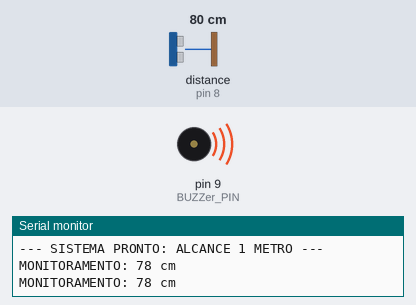
Simulated run of this sketch. Board: Arduino Uno, built with avr-gcc and run on an emulated ATmega328P. On the bench: buzzer (waves = sounding, pin HIGH), the last lines printed to the serial monitor. Wiring (inferred from the names in the program): ultrasonic range finder: trigger pin 7; echo pin 8. The test bench sets the inputs (shaded band); at power-on: distance to the obstacle (sensor on pin 8) 80 cm. The echo pulse lasts 58.3 µs per cm; pins used as bus, display or sensor lines are not drawn.

Above: at 1.11 s.
1.6 s: distance to the obstacle (sensor on pin 8) set to 24 cm
At 2.09 s:
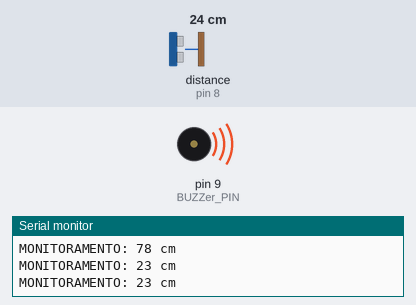
4.7 s: distance to the obstacle (sensor on pin 8) set to 19 cm
At 5.8 s:
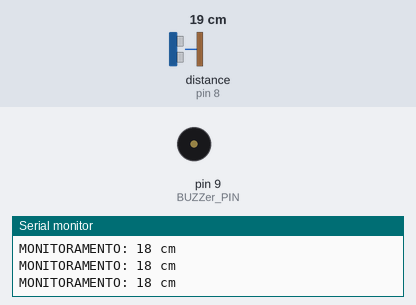
7.8 s: distance to the obstacle (sensor on pin 8) set to 88 cm
At 8.2 s:
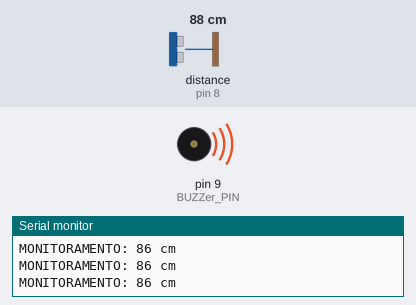
9.3 s: distance to the obstacle (sensor on pin 8) set to 83 cm
At 9.7 s:
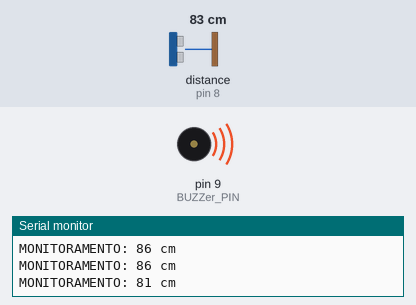
Timing chart, 0 to 13.4 s (numbered marks = the images above; inputs shaded):
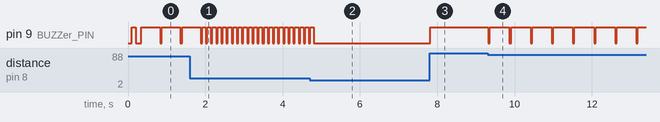

The sketch:

oculos_cegos.ino
```cpp
/**
 * Projeto: Óculos para Cegos (VERSÃO CORRIGIDA NO ARQUIVO CERTO)
 * Se você não ouvir 2 bips ao ligar, o código não foi carregado!
 */

const int TRIG_PIN = 7;
const int ECHO_PIN = 8;
const int BUZZer_PIN = 9;

// CONFIGURAÇÃO: 1 Metro (100 cm)
int DISTANCIA_MAXIMA = 85;
int DISTANCIA_CRITICA = 20;

void setup() {
  pinMode(TRIG_PIN, OUTPUT);
  pinMode(ECHO_PIN, INPUT);
  pinMode(BUZZer_PIN, OUTPUT);

  digitalWrite(BUZZer_PIN, HIGH); // Começa desligado (Active Low)
  Serial.begin(9600);

  // --- BIP DE TESTE DE INICIALIZAÇÃO ---
  digitalWrite(BUZZer_PIN, LOW); delay(100);
  digitalWrite(BUZZer_PIN, HIGH); delay(100);
  digitalWrite(BUZZer_PIN, LOW); delay(100);
  digitalWrite(BUZZer_PIN, HIGH);

  Serial.println("--- SISTEMA PRONTO: ALCANCE 1 METRO ---");
}

void loop() {
  long duracao;
  int distancia;

  digitalWrite(TRIG_PIN, LOW);
  delayMicroseconds(2);
  digitalWrite(TRIG_PIN, HIGH);
  delayMicroseconds(10);
  digitalWrite(TRIG_PIN, LOW);

  // Lê a distância com timeout
  duracao = pulseIn(ECHO_PIN, HIGH, 30000);
  distancia = duracao * 0.034 / 2;

  // MONITOR SERIAL
  if (distancia <= 0 || distancia > 400) {
    Serial.println("MONITORAMENTO: LIVRE");
    distancia = 999;
  } else {
    Serial.print("MONITORAMENTO: ");
    Serial.print(distancia);
    Serial.println(" cm");
  }

  // Lógica de Som (Agora até 100cm)
  if (distancia > 2 && distancia <= DISTANCIA_MAXIMA) {
    if (distancia <= DISTANCIA_CRITICA) {
      digitalWrite(BUZZer_PIN, LOW); // Som contínuo (Muito perto)
    }
    else {
      // Mapeia 20-100cm para bips rápidos-lentos
      int delayBip = map(distancia, DISTANCIA_CRITICA, DISTANCIA_MAXIMA, 40, 500);
      digitalWrite(BUZZer_PIN, LOW);
      delay(40);
      digitalWrite(BUZZer_PIN, HIGH);
      delay(delayBip);
    }
  }
  else {
    digitalWrite(BUZZer_PIN, HIGH); // Silêncio total acima de 1 metro
  }

  delay(30);
}
```

Measured:
- the behaviour switches between 22 and 21 cm on distance to the obstacle (sensor on pin 8) (found by bisection; images 1 and 2)
- the behaviour switches between 88 and 87 cm on distance to the obstacle (sensor on pin 8) (found by bisection; images 3 and 4)
- after the input at 1.6 s, pin 9 (BUZZer_PIN): alternates HIGH for 0.09 s and LOW for 0.04 s, starting after 0.41 s
- after the input at 4.7 s, pin 9 (BUZZer_PIN): goes on until 4.8 s, then stays LOW
- after the input at 7.8 s, pin 9 (BUZZer_PIN): LOW → HIGH at once
- after the input at 9.3 s, pin 9 (BUZZer_PIN): alternates HIGH for 0.51 s and LOW for 0.04 s, starting at once
- by itself, pin 9 (BUZZer_PIN): repeats every 0.53 s: HIGH 0.49 s, LOW 0.04 s
